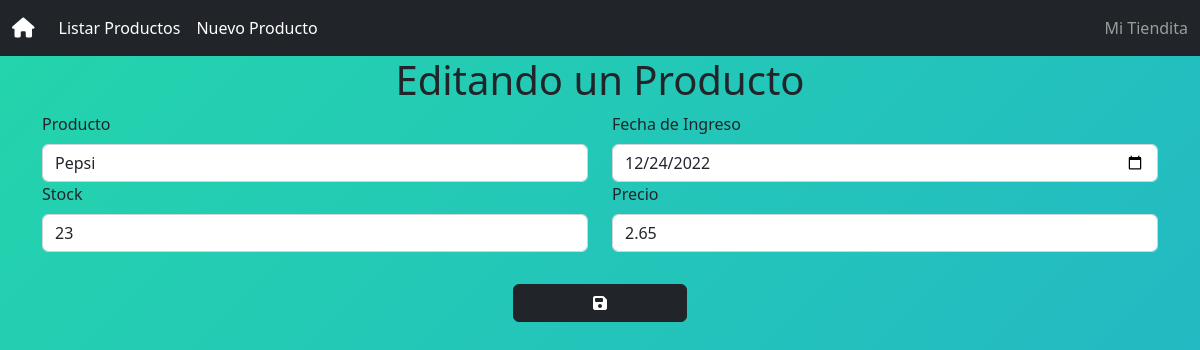
Page /index.php?m=editar&id=2 on the committed database.
### tables this page shows
CREATE TABLE `productos` (
  `id` int(11) NOT NULL,
  `producto` varchar(50) DEFAULT NULL,
  `fecha_ingreso` date DEFAULT NULL,
  `stock` int(11) DEFAULT NULL,
  `precio` double DEFAULT NULL
);

### controlador/index.php (called while the page is built, shortened)
<?php
require_once("modelo/index.php");
class modeloController{
    static function editar(){
        $id = $_REQUEST['id'];
        $producto = new Modelo();
        $dato = $producto->mostrar("productos","id=".$id);
        require_once("vista/editar.php");
    }
}

### modelo/index.php (called while the page is built, shortened)
<?php
class Modelo{
    private $db;
    private $datos;
    public function __construct(){
        $this->db = new PDO('mysql:host=127.0.0.1:33065;dbname=mvc',"root","");
    }
     public function mostrar($tabla,$condicion){
        $consul="select * from ".$tabla." where ".$condicion.";";
        $resu=$this->db->query($consul);
        while($filas = $resu->FETCHALL(PDO::FETCH_ASSOC)) {
                $this->datos[]=$filas;
        }
        return $this->datos;
    }
}

### vista/editar.php (the view)
<?php
require_once("layouts/header.php");
?>
<center> <h1>Editando un Producto</h1></center>
<div class="container">
<form action="" method="get" class="row row-cols-4">
<?php
    foreach($dato as $key => $value):
        foreach($value as $v):
        ?>
  <div class="col-6">
    <label for="producto" class="form-label" name="producto">Producto</label>
    <input type="text" class="form-control" id="producto" name="producto" value="<?php echo $v['producto'] ?>" required>
  </div>
  <div class="col-6">
    <label for="fecha_ingreso" class="form-label">Fecha de Ingreso</label>
    <input type="date" class="form-control" id="fecha_ingreso" name="fecha_ingreso" value="<?php echo $v['fecha_ingreso'] ?>" required>
</div>
<div class="col-6">
    <label for="stock" class="form-label" name="stock">Stock</label>
    <input type="number" class="form-control" id="stock" name="stock" value="<?php echo $v['stock'] ?>" required>
  </div>
  <div class="col-6">
    <label for="precio" class="form-label">Precio</label>
    <input type="number" class="form-control" id="precio" name="precio" value="<?php echo $v['precio'] ?>" step=".01" required>
    <input type="hidden" value="<?php echo $v['id'] ?>" name="id"> <br>
</div>
<?php
        endforeach;
    endforeach;
    ?>
<div class="p-2 d-grid gap-2 col-2 mx-auto">
  <button type="submit" name="m" class="btn btn-dark" value="actualizar"><i class="fa-solid fa-floppy-disk"></i></button>
  </div>
</form>
</div>
<?php
require_once("layouts/footer.php");

### vista/layouts/header.php (style rules this page uses)
body { background: linear-gradient(-45deg, #ee7752, #e73c7e, #23a6d5, #23d5ab); background-size: 400% 400%; animation: gradient 15s ease infinite; height: 100vh; }

### rows in the picture
productos: producto "Pepsi", fecha_ingreso "12/24/2022", stock "23", precio "2.65"
